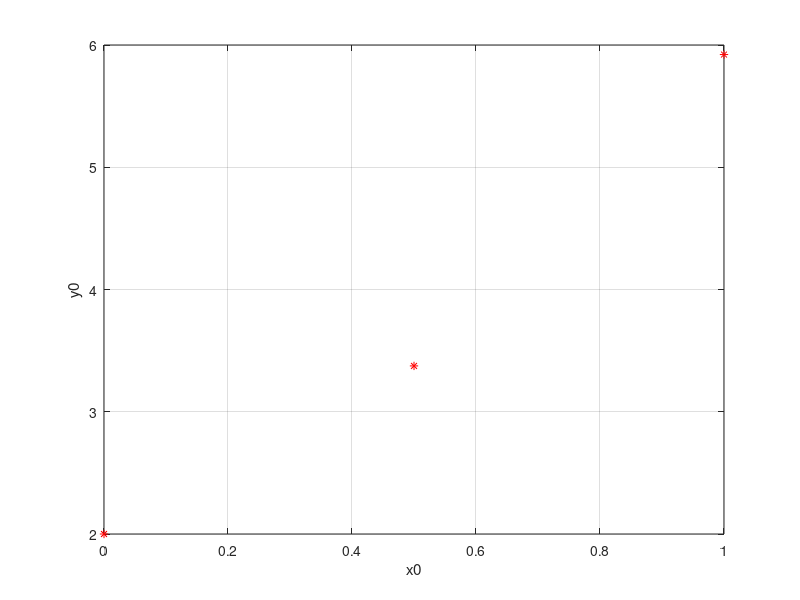

This figure's MATLAB source:
function runge_kutta%runge kutta yöntemi
clear all; close all;clc;
y0=2;%y'nin ilk değerini verilen değer olarak güncelle
h=0.5;%h değerini soruda verilen değer olarak güncelle
n=2;%soruda verilen değer olarak güncelle
for x0=0:h:n*h
    k1=h*(x0+y0);
    k2=h*(x0+0.5*h+y0+k1*0.5);
    y1=y0+k2;
    plot(x0, y0,'--r*');
    hold on
    grid on
    xlabel('x0');
    ylabel('y0');
    y0=y1
end
end